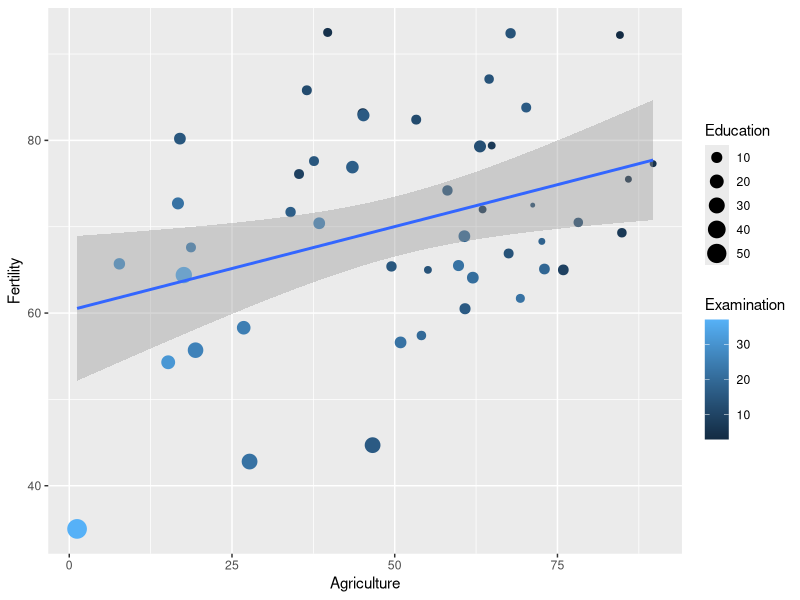

Here is the R script that generated this plot:
## ---- chunk 1
names(swiss)
## ---- chunk 2
library(ggplot2)
## ---- chunk 3
ggplot(swiss, aes(Agriculture, Fertility)) +
        geom_point(aes(color=Examination, size=Education)) +
        geom_smooth(method="lm")
## ---- chunk 4

